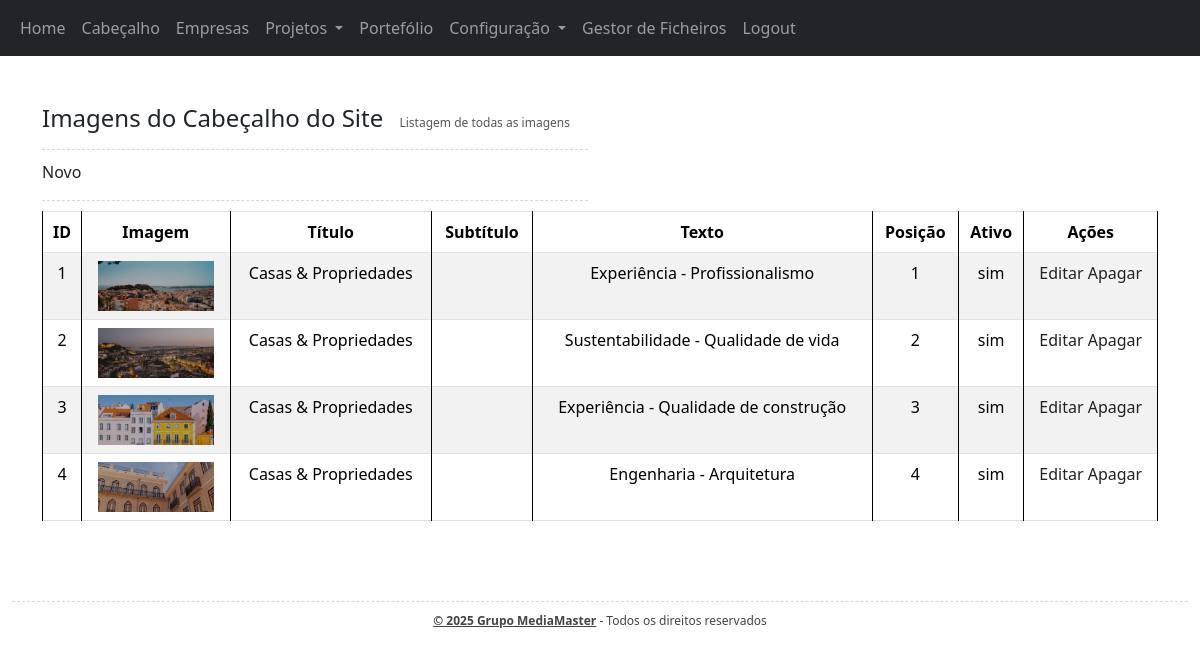
Page /backoffice/carrossel.php (signed in) on the committed database.
### tables this page shows
CREATE TABLE `carrossel_header` (
  `id` int(11) NOT NULL,
  `titulo` varchar(100) NOT NULL,
  `subtitulo` text NOT NULL,
  `texto` varchar(100) NOT NULL,
  `posicao` int(11) NOT NULL,
  `ativo` tinyint(1) NOT NULL,
  `imagens` varchar(300) NOT NULL
);

### helpers/_base_dados_helper.php (called while the page is built, shortened)
<?php
$base_dados = [
  "host" => "localhost",
  "dbname" => "casas_e_prop_bd",
  "user" => "root",
  "pass" => "",
];
$pdo = new PDO("mysql:host=$base_dados[host];dbname=$base_dados[dbname];charset=utf8mb4;", $base_dados["user"], $base_dados["pass"]);
function select_sql($sql){
  global $pdo;
  $consulta = $pdo->query($sql);
  $resultado = $consulta->fetchAll(PDO::FETCH_ASSOC);
  return $resultado;
}

### backoffice/carrossel.php (the view, shortened to what this page needs)
<?php
$carrossel = select_sql("SELECT * FROM carrossel_header ORDER BY posicao ASC");
?>
<!DOCTYPE html>
<html lang="pt">
<head>
  <link href="https://cdn.jsdelivr.net/npm/bootstrap@5.3.7/dist/css/bootstrap.min.css" rel="stylesheet">
  <link rel="stylesheet" href="css/style.css">
</head>
<body class="container-fluid">
  <header>
    <div class="row">
      <nav class="navbar navbar-expand-lg navbar-dark bg-dark">
        <div class="container-fluid">
          <div class="collapse navbar-collapse" id="navbarNav">
            <ul class="navbar-nav">
              <li class="nav-item">
                <a class="nav-link" href="home.php">
                  Home
                </a>
              </li>
              <li class="nav-item">
                <a class="nav-link" href="carrossel.php">
                  Cabeçalho
                </a>
              </li>
              <li class="nav-item">
                <a class="nav-link" href="empresas.php">
                  Empresas
                </a>
              </li>
              <li class="nav-item dropdown">
                <a class="nav-link dropdown-toggle " href="#" data-bs-toggle="dropdown">
                  Projetos
                </a>
              </li>
              <li class="nav-item">
                <a class="nav-link" href="portefolio.php">
                  Portefólio
                </a>
              </li>
              <li class="nav-item dropdown">
                <a class="nav-link dropdown-toggle" href="#" data-bs-toggle="dropdown">
                  Configuração
                </a>
              </li>
            </ul>
            <li class="nav-item">
              <a class="nav-link" href="gestor.php">
                Gestor de Ficheiros
              </a>
            </li>
            <li class="nav-item">
              <a class="nav-link" href="logout.php">
                Logout
              </a>
            </li>
          </div>
      </nav>
  </header>
  <main class="container my-5">
    <div class="row">
      <div class="col-6">
        <h2>Imagens do Cabeçalho do Site <span class="desc">Listagem de todas as imagens</span></h2>
        <hr>
        <a href="carousel_novo.php"> Novo</a>
        <hr>
      </div>
      <div class="col-12">
        <table class="table table-bordered table-striped">
          <thead>
            <tr>
              <th>ID</th>
              <th>Imagem</th>
              <th>Título</th>
              <th>Subtítulo</th>
              <th>Texto</th>
              <th>Posição</th>
              <th>Ativo</th>
              <th>Ações</th>
            </tr>
          </thead>
          <tbody>
            <?php foreach ($carrossel as $linha): ?>
              <tr>
                <td><?= $linha["id"] ?></td>
                <td><img src="<?= $linha["imagens"] ?>" alt="" style="max-height:50px"></td>
                <td><?= $linha["titulo"] ?></td>
                <td><?= $linha["subtitulo"] ?></td>
                <td><?= $linha["texto"] ?></td>
                <td><?= $linha["posicao"] ?></td>
                <td>
                  <?php if ($linha["ativo"]): ?>
                    <span>sim</span>
                  <?php else: ?>
                    <span>não</span>
                  <?php endif; ?>
                </td>
                <td>
                  <a href="carousel_editar.php?id=<?= $linha["id"] ?>">Editar</a>
                  <a href="carrossel_apagar.php?id=<?= $linha["id"] ?>">Apagar</a>
                </td>
              </tr>
            <?php endforeach; ?>
          </tbody>
        </table>
      </div>
  </main>
  <footer>
    <div class="row">
      <div class="col-12">
        <hr>
        <p>
          <b>© 2025 Grupo MediaMaster</b> - Todos os direitos reservados
        </p>
      </div>
    </div>
  </footer>
</body>
</html>

### backoffice/css/style.css (style rules this page uses)
nav { background-color: #4D4D4D; }
h2 { font-size: 24px; }
h2 .desc { display: inline-block; font-size: 12px; color: #555; font-weight: normal; margin-left: 10px; }
b { text-decoration: underline; }
table, th, td { border: 1px solid black; border-collapse: collapse; }
table { margin: auto; width: 90%; text-align: center; }
th, td { padding: 10px; }
footer { text-align: center; font-size: 12px; color: #444; margin-top: 10px; }
hr { margin-bottom: 10px; border: none; border-top: 1px dashed #666666; }
* a { text-decoration: none; color: #222; }

### rows in the picture
carrossel_header: id "1", imagens (picture), titulo "Casas & Propriedades", texto "Experiência - Profissionalismo", posicao "1", ativo "sim"
carrossel_header: id "2", imagens (picture), titulo "Casas & Propriedades", texto "Sustentabilidade - Qualidade de vida", posicao "2", ativo "sim"
carrossel_header: id "3", imagens (picture), titulo "Casas & Propriedades", texto "Experiência - Qualidade de construção", posicao "3", ativo "sim"
carrossel_header: id "4", imagens (picture), titulo "Casas & Propriedades", texto "Engenharia - Arquitetura", posicao "4", ativo "sim"
